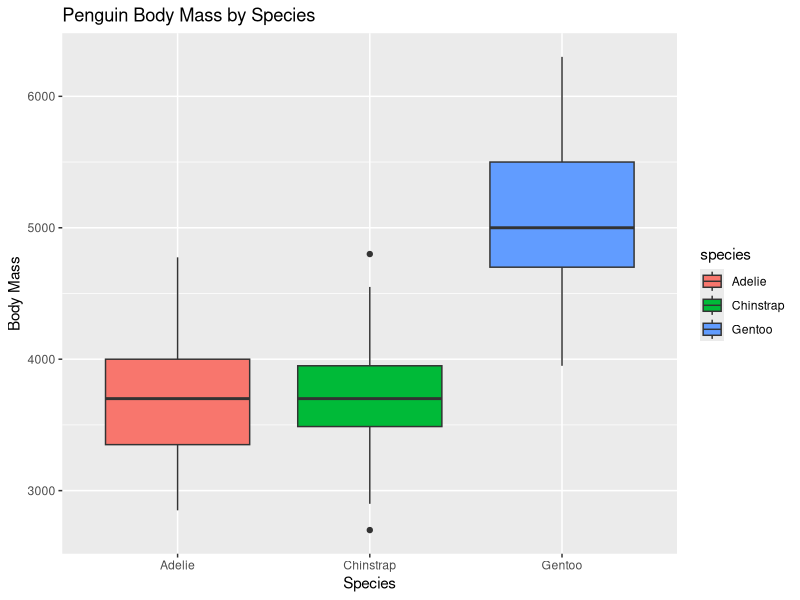

R code for this plot:
## ---- chunk 1

library(tidyverse)
library(palmerpenguins)


## ---- chunk 2
count(penguins)
## ---- chunk 3

penguins |>
  ggplot(aes(x = species, y = body_mass_g, fill = species)) +
  geom_boxplot() +
  labs(
    title = "Penguin Body Mass by Species",
    x = "Species",
    y = "Body Mass"
  )
